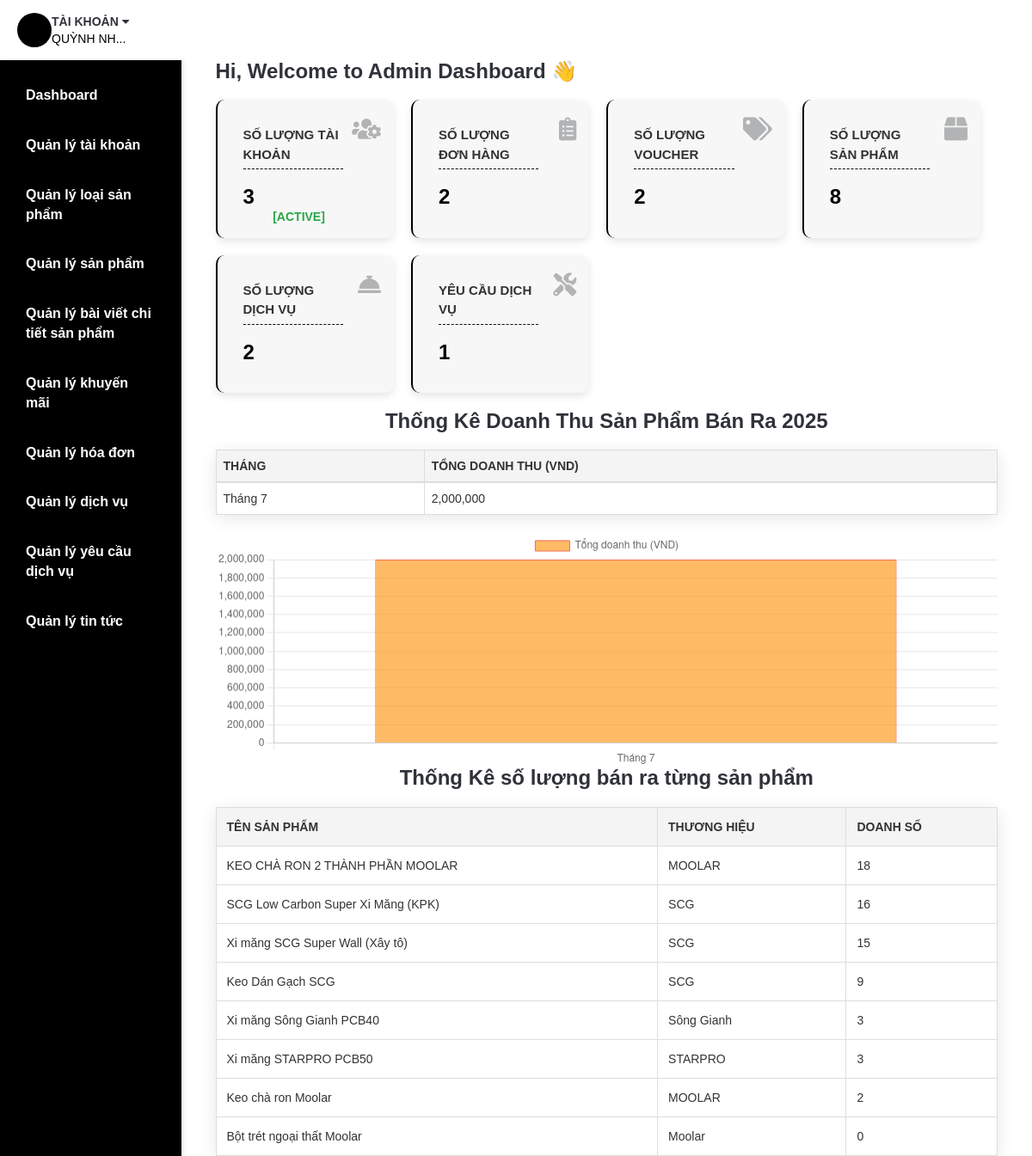
/admin/Dashboard.php (signed in), run on an earlier commit of the app's database.
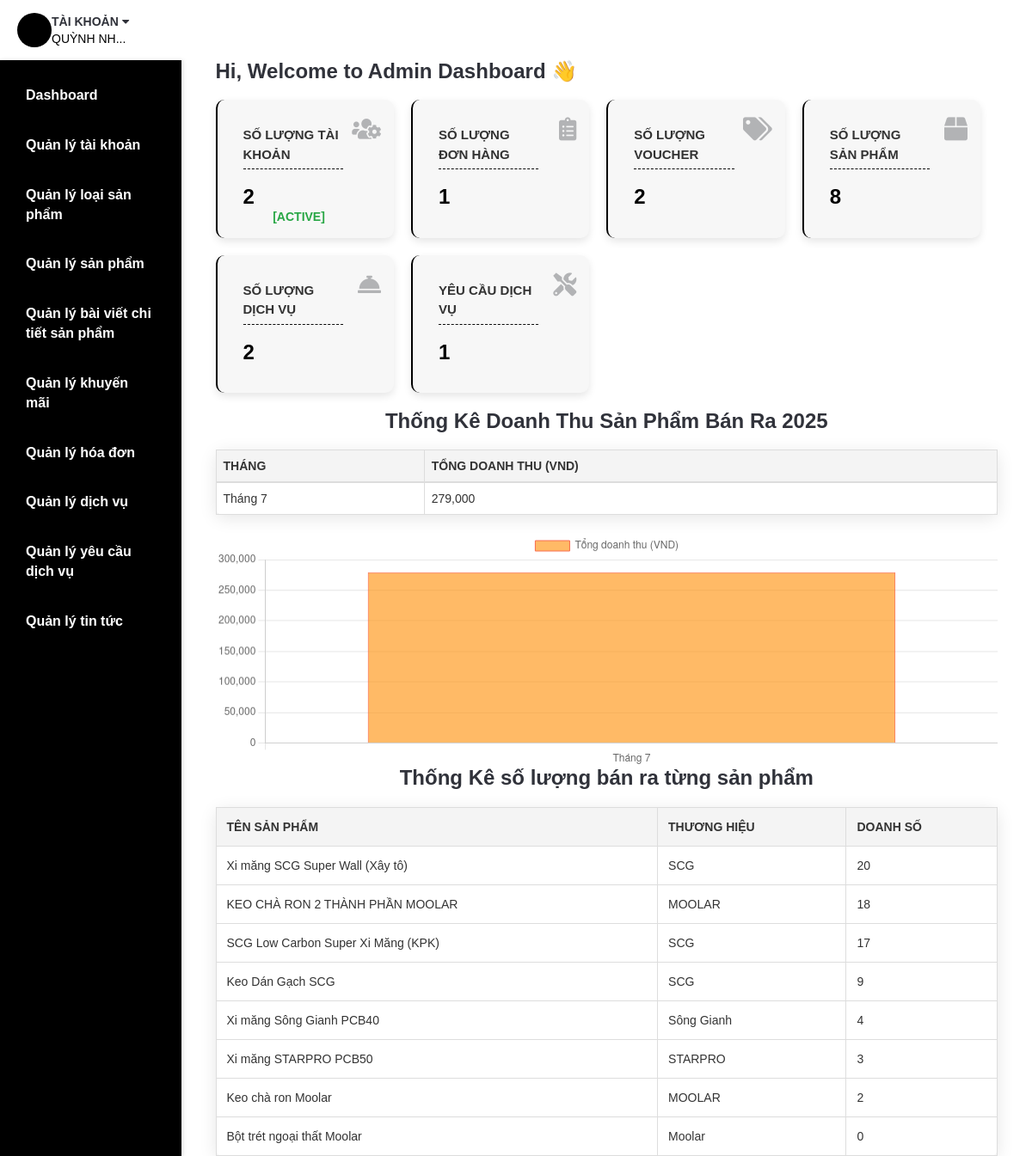
And on a later commit of the database.
### tables this page shows
CREATE TABLE `product` (
  `ProductID` int(5) NOT NULL,
  `ProductName` varchar(255) NOT NULL,
  `Brand` varchar(20) NOT NULL,
  `ProductTypeID` int(3) NOT NULL,
  `UnitPrice` int(10) NOT NULL,
  `Quantity` int(2) NOT NULL,
  `Size` varchar(20) NOT NULL,
  `Description` varchar(500) NOT NULL,
  `imgsrc` varchar(50) NOT NULL,
  `Date` datetime NOT NULL,
  `Note` text NOT NULL,
  `isTrending` tinyint(1) NOT NULL DEFAULT 0,
  `Doanh_so` int(255) NOT NULL DEFAULT 0,
  `Block` tinyint(1) NOT NULL DEFAULT 0
);

### DataProvider.php (called while the page is built, shortened)
<?php
class DataProvider
{
	public static function executeQuery($sql)
	{
		require ('connectiondata.inc');
		if (!($connection = mysqli_connect($hostName,$username,$password,$databaseName)))
			die ("couldn't connect to localhost");
		mysqli_set_charset($connection, "utf8");
		$result = mysqli_query($connection, $sql);
		return $result;
	}
}
?>

### admin/Dashboard.php (the view, shortened to what the changed rows need)
<?php
require_once('../DataProvider.php');
$sql_accounts = "SELECT COUNT(*) AS totalAccounts FROM usr WHERE Blocked = 0";
$result_accounts = DataProvider::executeQuery($sql_accounts);
$row_accounts = mysqli_fetch_assoc($result_accounts);
$totalAccounts = $row_accounts['totalAccounts'];
$sql_orders = "SELECT COUNT(*) AS totalOrders FROM invoice";
$result_orders = DataProvider::executeQuery($sql_orders);
$row_orders = mysqli_fetch_assoc($result_orders);
$totalOrders = $row_orders['totalOrders'];
$sql = "SELECT
MONTH(DateInvoice) AS month,
SUM(Total) AS totalRevenue
FROM
invoice
WHERE
YEAR(DateInvoice) = YEAR(CURDATE())  -- Lọc theo năm hiện tại
AND Status != 'Đơn bị hủy' -- Bỏ qua đơn bị hủy
GROUP BY
MONTH(DateInvoice)
ORDER BY
MONTH(DateInvoice)";
$result = DataProvider::executeQuery($sql);
$months = [];
$totalRevenue = [];
while ($row = mysqli_fetch_assoc($result)) {
$months[] = 'Tháng ' . $row['month'];
$totalRevenue[] = $row['totalRevenue'];
}
?>
<!DOCTYPE html>
<html lang="vi">
<head>
	<link type="text/css" rel="stylesheet" href="../css/bootstrap.min.css" />
	<link type="text/css" rel="stylesheet" href="../css/slick.css" />
	<link type="text/css" rel="stylesheet" href="../css/slick-theme.css" />
	<link type="text/css" rel="stylesheet" href="../css/nouislider.min.css" />
	<link rel="stylesheet" href="../css/font-awesome.min.css">
	<link type="text/css" rel="stylesheet" href="../css/style.css" />
	<link type="text/css" rel="stylesheet" href="../css/extrastyle.css">
	<link type="text/css" rel="stylesheet" href="../css/adminbonus.css">
	<link href="https://cdnjs.cloudflare.com/ajax/libs/font-awesome/5.15.4/css/all.min.css" rel="stylesheet">
</head>
<body>
		<?php
			if($_SESSION['isLogin']==1)
			{
				require_once('../DataProvider.php');
			}
		?>
	<div class="section">
		<div class="container container-admin">
            <div class="admin-dashboard">
                <h3>Hi, Welcome to Admin Dashboard 👋</h3>
                    <div class="stats">
                        <div class="stat-item">
                            <div class="stat-content">
                                <h2>Số lượng tài khoản </h2>
                                <p><?php echo $totalAccounts; ?> </p>
                            </div>
                        </div>
                        <div class="stat-item">
                            <div class="stat-content">
                                <h2>Số lượng đơn hàng</h2>
                                <p><?php echo $totalOrders; ?></p>
                            </div>
                        </div>
                        <div class="stat-item">
                            <div class="stat-content">
                                <h2>Số lượng voucher</h2>
                            </div>
                        </div>
                        <div class="stat-item">
                            <div class="stat-content">
                                <h2>Số lượng sản phẩm</h2>
                            </div>
						</div>
						<div class="stat-item">
							<div class="stat-content">
								<h2>Số lượng dịch vụ</h2>
							</div>
						</div>
						<div class="stat-item">
							<div class="stat-content">
								<h2>Yêu cầu dịch vụ</h2>
							</div>
						</div>
                    </div>
					<h3 class="text-center">Thống Kê Doanh Thu Sản Phẩm Bán Ra 2025</h3>
					<table class="table table-bordered">
						<thead class="thead-dark">
							<tr>
								<th>Tháng</th>
								<th>Tổng doanh thu (VND)</th>
							</tr>
						</thead>
						<tbody>
							<?php for ($i = 0; $i < count($months); $i++) : ?>
							<tr>
								<td><?php echo $months[$i]; ?></td>
								<td><?php echo number_format($totalRevenue[$i]); ?></td>
							</tr>
							<?php endfor; ?>
						</tbody>
					</table>
					<canvas id="revenueChart"style="width: 500px; height: 150px;"></canvas>
					<?php
					$sql_accounts = "SELECT ProductName, Brand, Doanh_so FROM Product WHERE block = 0 ORDER BY Doanh_so DESC";
					$result_ds = DataProvider::executeQuery($sql_accounts);
					echo '<h3 class="text-center">Thống Kê số lượng bán ra từng sản phẩm</h3>';
					echo "<table border='1' cellspacing='0' cellpadding='5' text-align: center;'>";
					echo "<tr>
							<th>Tên sản phẩm</th>
							<th>Thương hiệu</th>
							<th>Doanh số</th>
						  </tr>";
					while ($row_ds = mysqli_fetch_assoc($result_ds)) {
						echo "<tr>";
						echo "<td>" . $row_ds['ProductName'] . "</td>";
						echo "<td>" . $row_ds['Brand'] . "</td>";
						echo "<td>" . $row_ds['Doanh_so'] . "</td>";
						echo "</tr>";
					}
					echo "</table>";
					?>
					</div>
                </div>
            </div>
    <script>
        const ctx = document.getElementById('revenueChart').getContext('2d');
        const revenueChart = new Chart(ctx, {
            type: 'bar',
            data: {
                labels: <?php echo json_encode($months); ?>,
                datasets: [{
                    label: 'Tổng doanh thu (VND)',
                    data: <?php echo json_encode($totalRevenue); ?>,
					backgroundColor: 'rgba(255, 140, 0, 0.6)', // Dark Orange
                    borderColor: '#F8694A',
                    borderWidth: 1
                }]
            },
            options: {
                scales: {
                    y: {
                        beginAtZero: true
                    }
                }
            }
        });
    </script>
</body>
</html>

What changed in the data, as far as the page shows it:
changed product "Xi măng SCG Super Wall (Xây tô)": Doanh_so "15" → "20"; moves up the list
changed product "SCG Low Carbon Super Xi Măng (KPK)": Doanh_so "16" → "17"
changed product "Xi măng Sông Gianh PCB40": Doanh_so "3" → "4"
Also different on the page:
$totalAccounts: "3" → "2"
$totalOrders: "2" → "1"
chart data {{ json_encode($totalRevenue) }}: ["2000000"] → ["279000"]
new list line: "Tháng 7 279,000"
list line gone: "Tháng 7 2,000,000"
